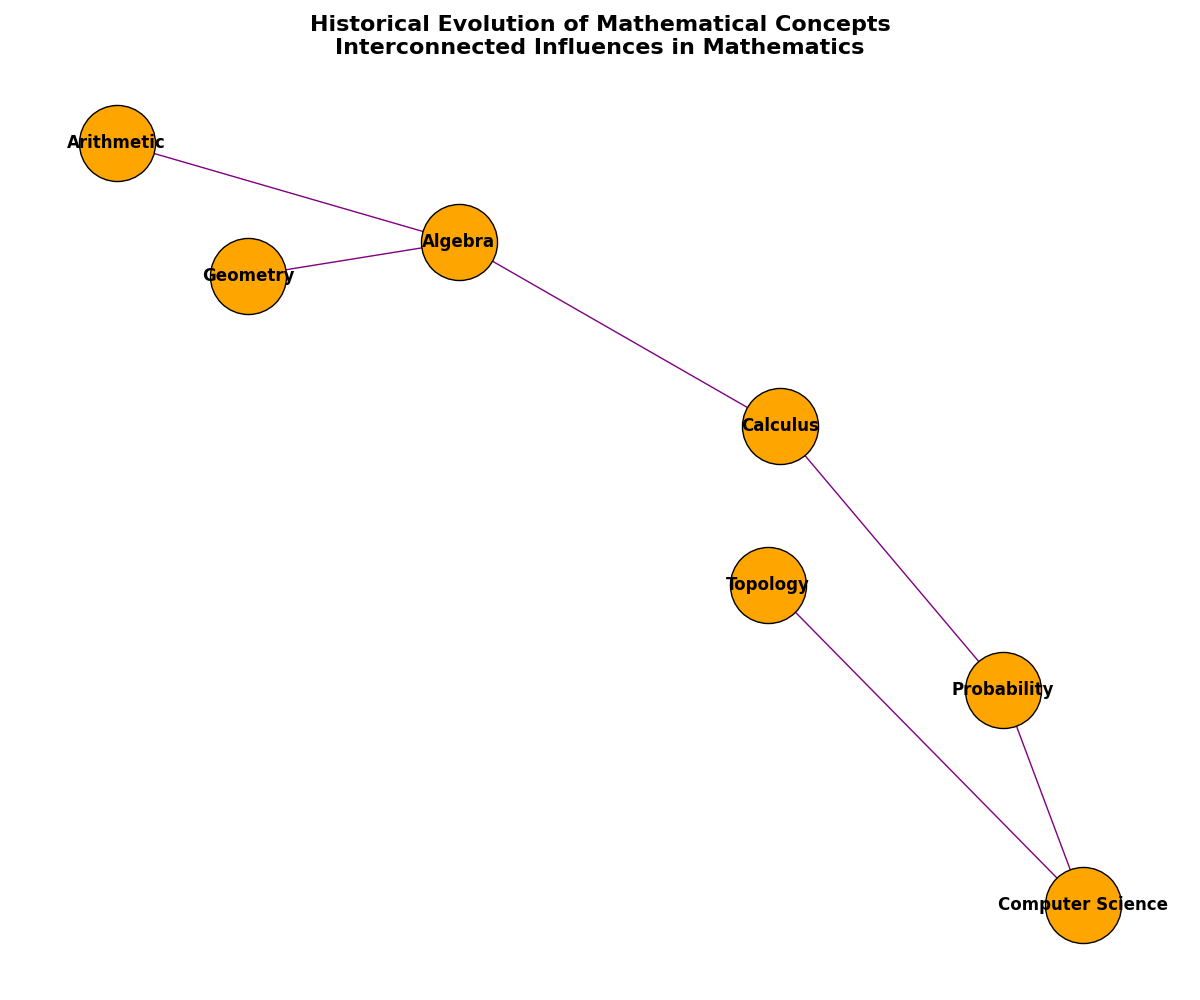

Here is the Python script that generated this plot:
import matplotlib.pyplot as plt
import networkx as nx

G = nx.DiGraph()

nodes = {
    'A': 'Arithmetic',
    'G': 'Geometry',
    'Al': 'Algebra',
    'C': 'Calculus',
    'P': 'Probability',
    'T': 'Topology',
    'CS': 'Computer Science'
}

G.add_nodes_from(nodes.keys())

edges = [
    ('A', 'Al'),
    ('G', 'Al'),
    ('Al', 'C'),
    ('C', 'P'),
    ('P', 'CS'),
    ('T', 'CS')
]

G.add_edges_from(edges)

pos = nx.spring_layout(G, seed=42)

plt.figure(figsize=(12, 10))

nx.draw_networkx_nodes(G, pos, node_color='orange', node_size=3000, edgecolors='k')
nx.draw_networkx_labels(G, pos, labels=nodes, font_size=12, font_weight='bold')
nx.draw_networkx_edges(G, pos, edgelist=edges, edge_color='purple', arrows=True, arrowsize=20, arrowstyle='-|>')

plt.title('Historical Evolution of Mathematical Concepts\nInterconnected Influences in Mathematics', fontsize=16, fontweight='bold')
plt.axis('off')
plt.tight_layout()
plt.show()
